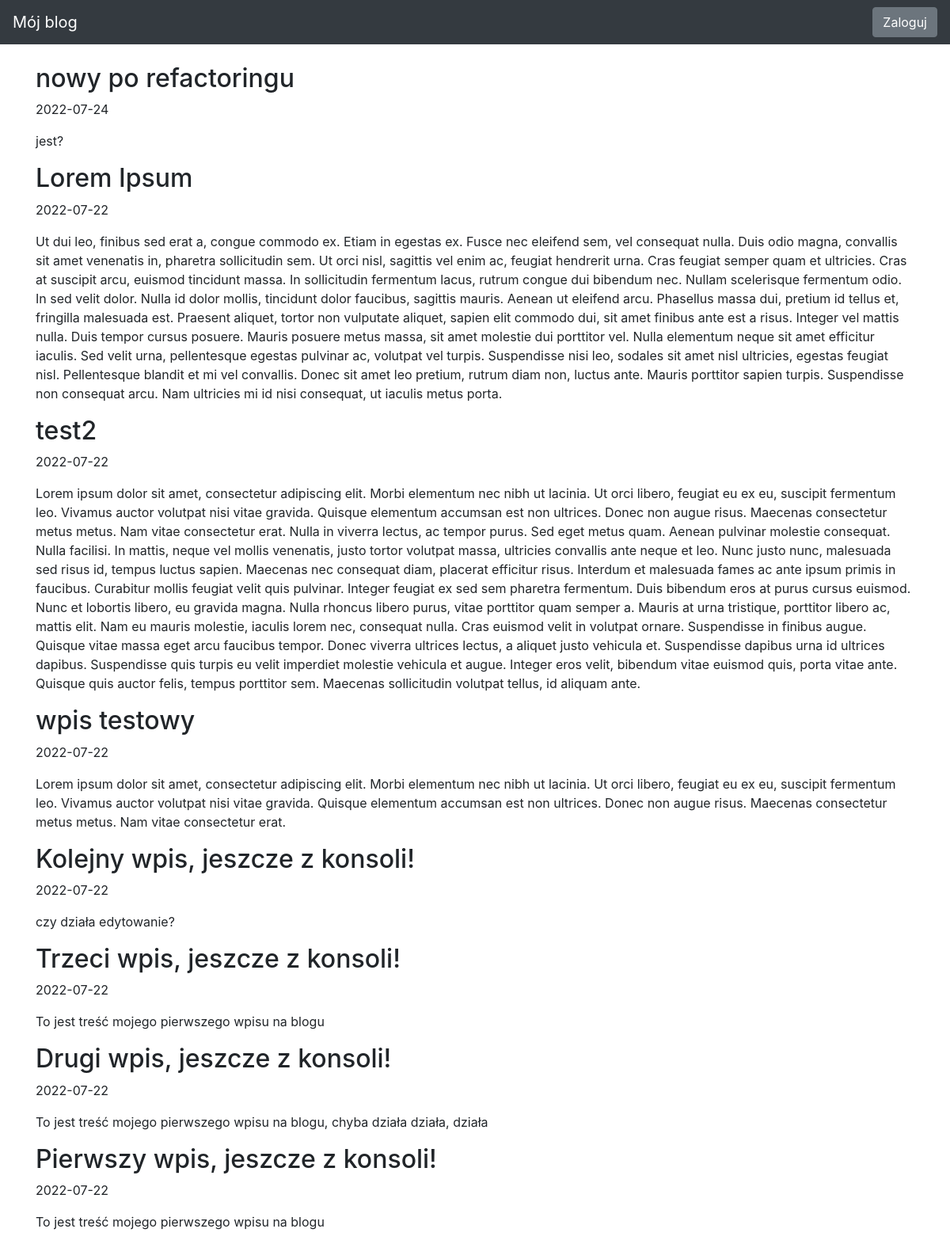
Before: / with the older database file.
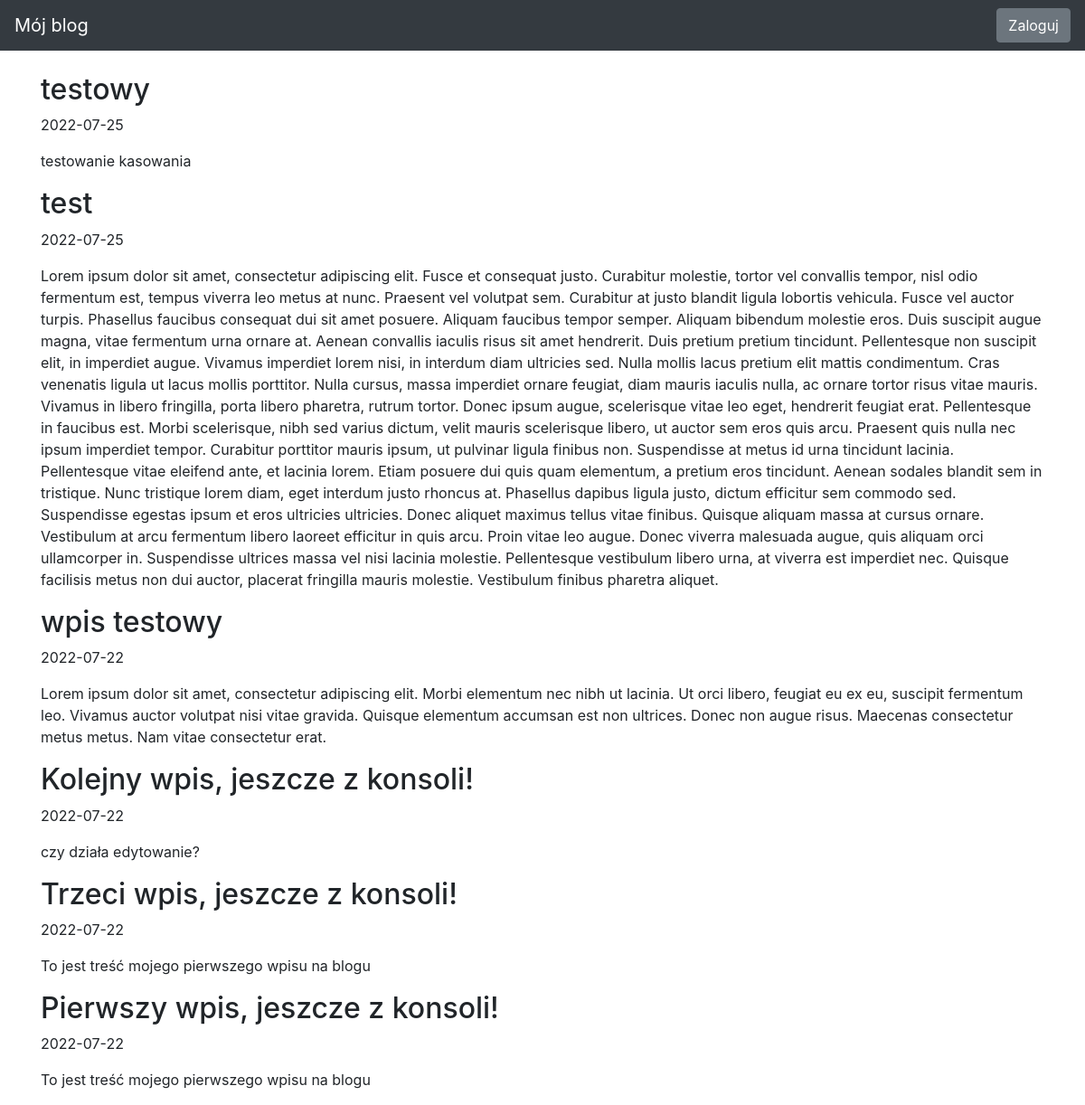
After: the same page with the newer database file.
### blog/models.py (models this page shows)
class Entry(db.Model):
   id = db.Column(db.Integer, primary_key=True)
   title = db.Column(db.String(80), nullable=False)
   body = db.Column(db.Text, nullable=False)
   pub_date = db.Column(db.DateTime, nullable=False,
       default=datetime.datetime.utcnow)
   is_published = db.Column(db.Boolean, default=False)

### blog/routes.py (the view)
@app.route("/")
def index():
    all_posts = Entry.query.filter_by(is_published=True).order_by(Entry.pub_date.desc())
    return render_template("homepage.html", all_posts=all_posts)

### blog/templates/homepage.html (shortened to what this page needs)
{% extends "base.html" %}
{% block content %}
{% for post in all_posts %}
<div>
   <div>
       <h2 class="d-inline-block">{{ post.title }}</h2>
   </div>
   <p>{{ post.pub_date.strftime('%Y-%m-%d') }} </p>
   <p>
       {{ post.body}}
   </p>
</div>
{% endfor %}
{% endblock %}

### blog/templates/base.html (shortened to what this page needs)
<!doctype html>
<html lang="en">
<head>
 <link rel="stylesheet" href="https://stackpath.bootstrapcdn.com/bootstrap/4.5.0/css/bootstrap.min.css"
>
 <link rel="stylesheet" href="https://cdn.jsdelivr.net/npm/bootstrap-icons@1.5.0/font/bootstrap-icons.css">
</head>
<body>
 <nav class="navbar navbar-expand-md navbar-dark bg-dark fixed-top">
   <a class="navbar-brand" href="/">Mój blog</a>
   <div class="collapse navbar-collapse" id="navbarsExampleDefault">
    {% if session.logged_in %}
      <form class="form-inline my-2 my-lg-0" action="{{ url_for('logout') }}" method="POST">
        <button class="btn btn-secondary my-2 my-sm-0" type="submit">Wyloguj</button>
      </form>
    {% else %}
      <a href="{{ url_for('login') }}" class="btn btn-secondary my-2 my-lg-0">Zaloguj</a>
    {% endif %}
  </div>
 </nav>
 <main role="main" class="container">
   {% block content %}
   {% endblock %}
 </main>
</html>

### blog/templates/base.html (style rules this page uses)
body { padding-top: 5rem; }

Changed rows visible on the page:
removed Entry: title "nowy po refactoringu", pub_date "2022-07-24", body "jest?"
removed Entry: title "Lorem Ipsum", pub_date "2022-07-22", body "Ut dui leo, finibus sed erat a, congue commodo ex. Etiam in egestas ex. Fusce nec eleifend sem, vel consequat nulla. Duis odio magna, convallis sit amet venenatis in, pharetra sollicitudin sem. Ut orci nisl, sagittis vel enim ac, feugiat hendrerit urna. Cras feugiat semper quam et ultricies. Cras at suscipit arcu, euismod tincidunt massa. In sollicitudin fermentum lacus, rutrum congue dui bibendum nec. Nullam scelerisque fermentum odio. In sed velit dolor. Nulla id dolor mollis, tincidunt dolor faucibus, sagittis mauris. Aenean ut eleifend arcu. Phasellus massa dui, pretium id tellus et, fringilla malesuada est. Praesent aliquet, tortor non vulputate aliquet, sapien elit commodo dui, sit…"
removed Entry: title "test2", pub_date "2022-07-22", body "Lorem ipsum dolor sit amet, consectetur adipiscing elit. Morbi elementum nec nibh ut lacinia. Ut orci libero, feugiat eu ex eu, suscipit fermentum leo. Vivamus auctor volutpat nisi vitae gravida. Quisque elementum accumsan est non ultrices. Donec non augue risus. Maecenas consectetur metus metus. Nam vitae consectetur erat. Nulla in viverra lectus, ac tempor purus. Sed eget metus quam. Aenean pulvinar molestie consequat. Nulla facilisi. In mattis, neque vel mollis venenatis, justo tortor volutpat massa, ultricies convallis ante neque et leo. Nunc justo nunc, malesuada sed risus id, tempus luctus sapien. Maecenas nec consequat diam, placerat efficitur risus. Interdum et malesuada fames ac…"
removed Entry: title "Drugi wpis, jeszcze z konsoli!", pub_date "2022-07-22", body "To jest treść mojego pierwszego wpisu na blogu, chyba działa działa, działa"
added Entry: title "testowy", pub_date "2022-07-25", body "testowanie kasowania"
added Entry: title "test", pub_date "2022-07-25", body "Lorem ipsum dolor sit amet, consectetur adipiscing elit. Fusce et consequat justo. Curabitur molestie, tortor vel convallis tempor, nisl odio fermentum est, tempus viverra leo metus at nunc. Praesent vel volutpat sem. Curabitur at justo blandit ligula lobortis vehicula. Fusce vel auctor turpis. Phasellus faucibus consequat dui sit amet posuere. Aliquam faucibus tempor semper. Aliquam bibendum molestie eros. Duis suscipit augue magna, vitae fermentum urna ornare at. Aenean convallis iaculis risus sit amet hendrerit. Duis pretium pretium tincidunt. Pellentesque non suscipit elit, in imperdiet augue. Vivamus imperdiet lorem nisi, in interdum diam ultricies sed. Nulla mollis lacus pretium elit…"
